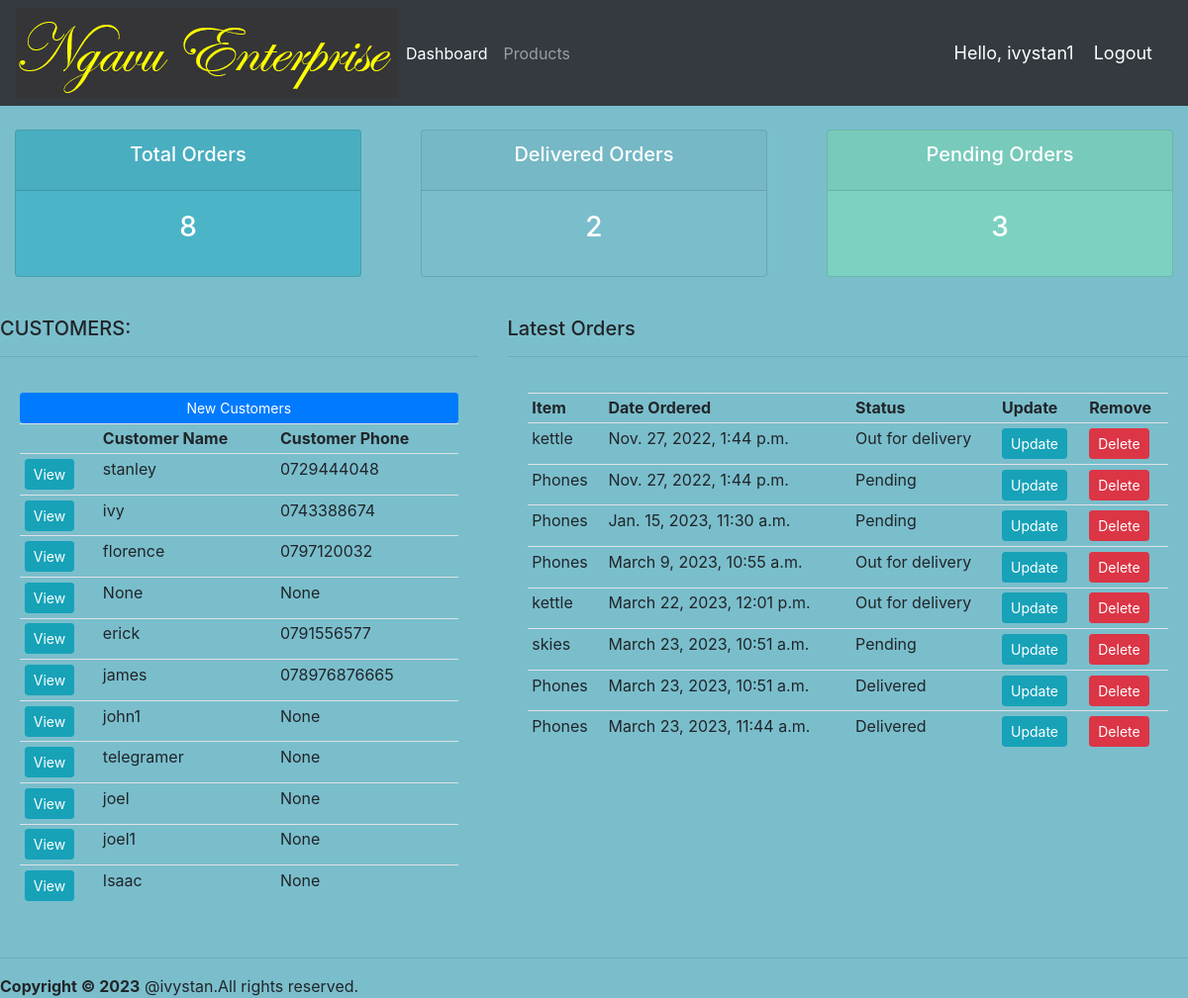
The app's page / (signed in) with its own data.
### accounts/models.py (models this page shows, shortened)
class Customer(models.Model):
    user = models.OneToOneField(User,null=True, blank=True, on_delete=models.CASCADE)
    name = models.CharField(max_length=200, null=True)
    phone = models.CharField(max_length=200, null=True)
    email = models.CharField(max_length=200, null=True)
    profile_pic = models.ImageField(default="kal!.png",null=True,blank=True)
    date_created = models.DateTimeField(auto_now_add=True, null=True)

class Order(models.Model):
    STATUS = (
        ('Pending', 'pending'),
        ('Out for delivery', 'Out for delivery'),
        ('Delivered', 'Delivered'),
    )
    customer = models.ForeignKey(Customer, null=True, on_delete=models.SET_NULL)
    product = models.ForeignKey(product, null=True, on_delete=models.SET_NULL)
    date_created = models.DateTimeField(auto_now_add=True, null=True)
    status = models.CharField(max_length=200, null=True, choices=STATUS)

class product(models.Model):
    CATEGORY = (
        ('Indoor', 'Indoor'),
        ('Out Door', 'Out Door'),
    )
    name = models.CharField(max_length=200, null=True)
    price = models.FloatField(null=True)
    category = models.CharField(max_length=200, null=True, choices=CATEGORY)
    description = models.CharField(max_length=200, null=True, blank=True)
    date_created = models.DateTimeField(auto_now_add=True, null=True)
    tags = models.ManyToManyField(tag)
    def __str__(self):
        return self.name

### accounts/decorators.py (the view)
    def wrapper_function(request, *args, **kwargs):
        group = None
        if request.user.groups.exists():
            group = request.user.groups.all()[0].name
            if group=='customer':
                return redirect('user_page')
            if group == 'admin':
                return view_func(request, *args, **kwargs)

### accounts/views.py (called while the page is built)
@login_required(login_url='login')
@admin_only
def home(request):
    orders = Order.objects.all()
    customers=Customer.objects.all()
    total_customers = customers.count()
    total_orders = orders.count()
    delivered = orders.filter(status='Delivered').count()
    pending = orders.filter(status='Pending').count()
    context = {'orders':orders,'customers':customers,
               'total_orders':total_orders,'pending':pending,'delivered':delivered}
    return render(request,'accounts/dashboard.html',context)

### accounts/templates/accounts/dashboard.html
{% extends 'accounts/main.html'%}
{% block content %}
{% include 'accounts/status.html' %}
<br>
<div class ='row'>
    <div class="col-md-5">
        <h5>CUSTOMERS:</h5>
        <hr>
        <div class="'card card-body">
            <a class="btn btn-primary btn-sm btn-block"  href="">New Customers</a>
            <table class="table table-sm">
                <tr>
                    <th></th>
                    <th>Customer Name</th>
                    <th>Customer Phone</th>
                </tr>
                    {% for customer in customers %}
                <tr>
                    <td><a class="btn btn-sm btn-info" href="{% url 'customer' customer.id %}">View</a> </td>
                    <td>{{customer.name}}</td>
                    <td>{{customer.phone}}</td>
                </tr>
                    {% endfor%}
            </table>
        </div>
    </div>
     <div class="col-md-7">
        <h5>Latest Orders</h5>
        <hr>
        <div class="'card card-body">
            <table class="table table-sm">
                <tr>
                    <th>Item</th>
                    <th>Date Ordered</th>
                    <th>Status</th>
                    <th>Update</th>
                    <th>Remove</th>
                </tr>
                   {% for i in orders %}
                <tr>
                    <td>{{i.product}}</td>
                    <td>{{i.date_created}}</td>
                    <td>{{i.status}}</td>
                    <td><a class="btn btn-sm btn-info" href="{% url 'update_order' i.id%}">Update</a> </td>
                    <td><a class="btn btn-sm btn-danger" href="{% url 'delete_order' i.id%}">Delete</a> </td>
                </tr>
                    {% endfor %}
            </table>
        </div>
    </div>
</div>
{% endblock %}

### accounts/templates/accounts/main.html (shortened to what this page needs)
{% load static %}
<html>
<head>
	<link rel="stylesheet" href="https://cdn.jsdelivr.net/npm/bootstrap@4.3.1/dist/css/bootstrap.min.css">
<link rel="stylesheet" type="text/css" href="{% static '/css/main.css' %}">
</head>
<body>
	{% include 'accounts/navbar.html' %}
	{% block content %}
	{% endblock %}
	<hr>
	 <footer class="main-footer">
    <strong>Copyright &copy; <script>document.write(new Date().getFullYear())</script></strong> @ivystan.All rights reserved.
  </footer>
</body>
</html>

### accounts/templates/accounts/navbar.html (shortened to what this page needs)
{% load static %}
<nav class="navbar navbar-expand-lg navbar-dark bg-dark">
    <img src="{% static 'images/logo5.png' %}">
  <div class="collapse navbar-collapse" id="navbarNav">
    <ul class="navbar-nav">
      {% if request.user.is_staff %}
      <li class="nav-item active">
        <a class="nav-link" href="{% url 'home' %}">Dashboard</a>
      </li>
      <li class="nav-item">
        <a class="nav-link" href="{% url 'products' %}">Products</a>
      </li>
      {% else %}
      <li class="nav-item">
        <a class="nav-link" href="{% url 'account' %}">Settings</a>
      </li>
      {% endif %}
      </ul>
  </div>
    <span class="hello-msg">Hello, {{request.user}}</span>
        <span ><a class="hello-msg" href="{% url 'logout' %}">Logout</a> </span>
</nav>

### accounts/templates/accounts/status.html
<br>
<div class="row">
    <div class="col">
        <div class="col-md">
            <div class="card text-center text-white mb-3" id="total-orders">
                <div class="card-header">
                <h5 class="card-title">Total Orders</h5>
            </div>
            <div class="card-body">
                <h3 class="card-title">{{total_orders}}</h3>
            </div>
        </div>
    </div>
</div>
<div class="col">
    <div class="col-md">
        <div class="card text-center text-white mb-3" id="orders-delivered">
            <div class="card-header">
                <h5 class="card-title">Delivered Orders</h5>
            </div>
            <div class="card-body">
                <h3 class="card-title">{{delivered}}</h3>
            </div>
        </div>
    </div>
</div>
<div class="col">
    <div class="col-md">
               <div class="card text-center text-white mb-3" id="orders-pending">
            <div class="card-header">
                <h5 class="card-title">Pending Orders</h5>
            </div>
            <div class="card-body">
                <h3 class="card-title">{{pending}}</h3>
            </div>
        </div>
    </div>
</div>
</div>

### accounts/static/css/main.css (style rules this page uses)
body { background-color:#ebeff5; }
#total-orders { background-color:#4cb4c7; }
#orders-delivered { background-color:#7abecc; }
#orders-pending { background-color:#7CD1C0; }

### accounts/templates/accounts/main.html (style rules this page uses)
body, html { margin: 0; padding: 0; height: 100%; background: #7abecc !important; }

### accounts/templates/accounts/navbar.html (style rules this page uses)
.hello-msg { font-size: 18px; color:#fff; margin-right: 20px }

### records on screen
Customer: name "stanley", phone "0729444048"
Customer: name "ivy", phone "0743388674"
Customer: name "florence", phone "0797120032"
Customer: name "None", phone "None"
Customer: name "erick", phone "0791556577"
Customer: name "james", phone "078976876665"
Customer: name "john1", phone "None"
Customer: name "telegramer", phone "None"
Customer: name "joel", phone "None"
Customer: name "joel1", phone "None"
Customer: name "Isaac", phone "None"
Order: product "kettle", date_created "Nov. 27, 2022, 1:44 p.m.", status "Out for delivery"
Order: product "Phones", date_created "Nov. 27, 2022, 1:44 p.m.", status "Pending"
Order: product "Phones", date_created "Jan. 15, 2023, 11:30 a.m.", status "Pending"
Order: product "Phones", date_created "March 9, 2023, 10:55 a.m.", status "Out for delivery"
Order: product "kettle", date_created "March 22, 2023, 12:01 p.m.", status "Out for delivery"
Order: product "skies", date_created "March 23, 2023, 10:51 a.m.", status "Pending"
Order: product "Phones", date_created "March 23, 2023, 10:51 a.m.", status "Delivered"
Order: product "Phones", date_created "March 23, 2023, 11:44 a.m.", status "Delivered"

### other values on screen
{{ request.user }} "ivystan1"
{{ total_orders }} "8"
{{ delivered }} "2"
{{ pending }} "3"
